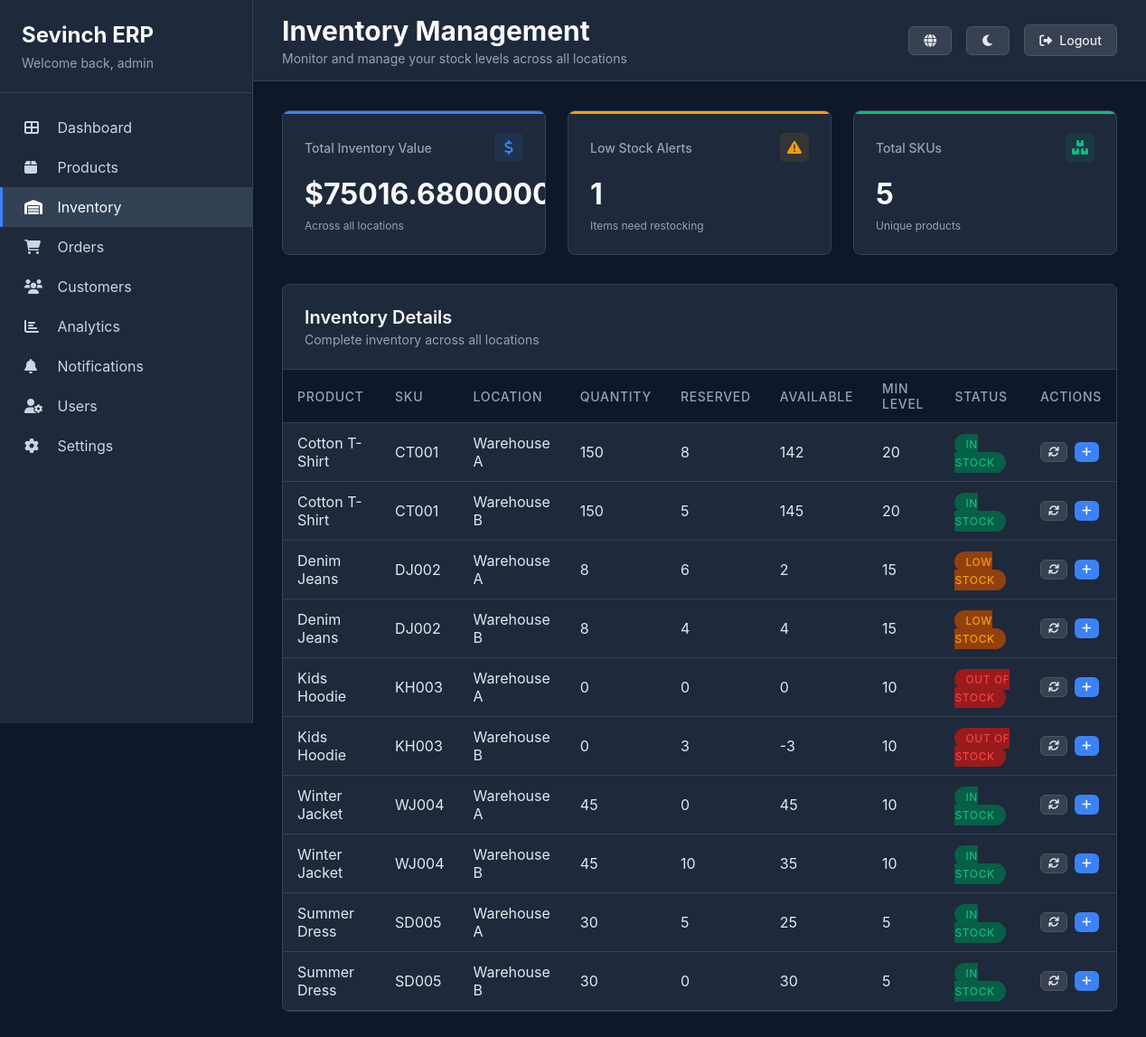
Screenshot of /inventory/ (signed in) with the database file from the repository.
### erp_app/models.py (models this page shows, shortened)
class Inventory(models.Model):
    product = models.ForeignKey(Product, on_delete=models.CASCADE)
    location = models.CharField(max_length=100)
    quantity = models.IntegerField()
    reserved = models.IntegerField(default=0)
    available = models.IntegerField()
    min_level = models.IntegerField(default=20)

class Product(models.Model):
    FABRIC_CHOICES = [
        ('cotton', 'Cotton'),
        ('denim', 'Denim'),
        ('cotton_blend', 'Cotton Blend'),
        ('polyester', 'Polyester'),
        ('wool', 'Wool'),
    ]
    SIZE_CHOICES = [
        ('XS', 'Extra Small'),
        ('S', 'Small'),
        ('M', 'Medium'),
        ('L', 'Large'),
        ('XL', 'Extra Large'),
        ('XXL', 'Double Extra Large'),
    ]
    STATUS_CHOICES = [
        ('in_stock', 'In Stock'),
        ('low_stock', 'Low Stock'),
        ('out_of_stock', 'Out of Stock'),
    ]
    name = models.CharField(max_length=200)
    sku = models.CharField(max_length=50, unique=True)
    category = models.ForeignKey(Category, on_delete=models.CASCADE)
    price = models.DecimalField(max_digits=10, decimal_places=2)
    stock_quantity = models.IntegerField(default=0)
    size = models.CharField(max_length=3, choices=SIZE_CHOICES)
    color = models.CharField(max_length=50)
    fabric = models.CharField(max_length=20, choices=FABRIC_CHOICES)
    status = models.CharField(max_length=20, choices=STATUS_CHOICES, default='in_stock')
    min_stock_level = models.IntegerField(default=10)
    created_at = models.DateTimeField(auto_now_add=True)
    updated_at = models.DateTimeField(auto_now=True)

### erp_app/views.py (the view)
# urls.py: path('inventory/', views.inventory, name='inventory'),
@login_required
def inventory(request):
    total_inventory_value = Product.objects.aggregate(
        total=Sum('price') * Sum('stock_quantity')
    )['total'] or 0
    low_stock_alerts = Product.objects.filter(status='low_stock').count()
    total_skus = Product.objects.count()
    inventory_items = Inventory.objects.all()
    context = {
        'total_inventory_value': total_inventory_value,
        'low_stock_alerts': low_stock_alerts,
        'total_skus': total_skus,
        'inventory_items': inventory_items,
        'page_title': 'Inventory Management',
    }
    return render(request, 'inventory.html', context)

### templates/inventory.html (shortened to what this page needs)
{% extends 'base.html' %}
{% block page_subtitle %}Monitor and manage your stock levels across all locations{% endblock %}
{% block content %}
<div class="stats-grid">
    <div class="stat-card" style="--accent-color: #3b82f6;">
        <div class="stat-header">
            <span class="stat-title">Total Inventory Value</span>
            <div class="stat-icon" style="background: rgba(59, 130, 246, 0.1); color: #3b82f6;">
                <i class="fas fa-dollar-sign"></i>
            </div>
        </div>
        <div class="stat-value">${{ total_inventory_value|default:"3,950" }}</div>
        <div class="stat-change">Across all locations</div>
    </div>
    <div class="stat-card" style="--accent-color: #f59e0b;">
        <div class="stat-header">
            <span class="stat-title">Low Stock Alerts</span>
            <div class="stat-icon" style="background: rgba(245, 158, 11, 0.1); color: #f59e0b;">
                <i class="fas fa-exclamation-triangle"></i>
            </div>
        </div>
        <div class="stat-value">{{ low_stock_alerts|default:"1" }}</div>
        <div class="stat-change">Items need restocking</div>
    </div>
    <div class="stat-card" style="--accent-color: #10b981;">
        <div class="stat-header">
            <span class="stat-title">Total SKUs</span>
            <div class="stat-icon" style="background: rgba(16, 185, 129, 0.1); color: #10b981;">
                <i class="fas fa-boxes"></i>
            </div>
        </div>
        <div class="stat-value">{{ total_skus|default:"2" }}</div>
        <div class="stat-change">Unique products</div>
    </div>
</div>
<div class="card">
    <div class="card-header">
        <div>
            <h2 class="card-title">Inventory Details</h2>
            <p class="card-subtitle">Complete inventory across all locations</p>
        </div>
    </div>
    <div class="table-container">
        <table class="table">
            <thead>
                <tr>
                    <th>Product</th>
                    <th>SKU</th>
                    <th>Location</th>
                    <th>Quantity</th>
                    <th>Reserved</th>
                    <th>Available</th>
                    <th>Min Level</th>
                    <th>Status</th>
                    <th>Actions</th>
                </tr>
            </thead>
            <tbody>
                {% for item in inventory_items %}
                <tr>
                    <td>{{ item.product.name }}</td>
                    <td>{{ item.product.sku }}</td>
                    <td>{{ item.location }}</td>
                    <td>{{ item.quantity }}</td>
                    <td>{{ item.reserved }}</td>
                    <td>{{ item.available }}</td>
                    <td>{{ item.min_level }}</td>
                    <td>
                        {% if item.available > item.min_level %}
                            <span class="badge badge-success">In Stock</span>
                        {% elif item.available <= 0 %}
                            <span class="badge badge-danger">Out of Stock</span>
                        {% else %}
                            <span class="badge badge-warning">Low Stock</span>
                        {% endif %}
                    </td>
                    <td>
                        <div style="display: flex; gap: 0.5rem;">
                            <button class="btn btn-secondary" style="padding: 0.25rem 0.5rem; font-size: 0.75rem;">
                                <i class="fas fa-sync"></i>
                            </button>
                            <button class="btn btn-primary" style="padding: 0.25rem 0.5rem; font-size: 0.75rem;">
                                <i class="fas fa-plus"></i>
                            </button>
                        </div>
                    </td>
                </tr>
                {% endfor %}
            </tbody>
        </table>
    </div>
</div>
{% endblock %}

### templates/base.html (shortened to what this page needs)
<!DOCTYPE html>
<html lang="en">
<head>
    <link href="https://cdnjs.cloudflare.com/ajax/libs/font-awesome/6.0.0/css/all.min.css" rel="stylesheet">
</head>
<body>
    <div class="app-container">
        {% if user.is_authenticated %}
        <nav class="sidebar">
            <div class="sidebar-header">
                <div class="logo">Sevinch ERP</div>
                <div class="logo-subtitle">Welcome back, {{ user.first_name|default:user.username }}</div>
            </div>
            <div class="nav-menu">
                <a href="{% url 'dashboard' %}" class="nav-item {% if request.resolver_match.url_name == 'dashboard' %}active{% endif %}">
                    <i class="fas fa-th-large"></i> Dashboard
                </a>
                <a href="{% url 'products' %}" class="nav-item {% if request.resolver_match.url_name == 'products' %}active{% endif %}">
                    <i class="fas fa-box"></i> Products
                </a>
                <a href="{% url 'inventory' %}" class="nav-item {% if request.resolver_match.url_name == 'inventory' %}active{% endif %}">
                    <i class="fas fa-warehouse"></i> Inventory
                </a>
                <a href="{% url 'orders' %}" class="nav-item {% if request.resolver_match.url_name == 'orders' %}active{% endif %}">
                    <i class="fas fa-shopping-cart"></i> Orders
                </a>
                <a href="{% url 'customers' %}" class="nav-item {% if request.resolver_match.url_name == 'customers' %}active{% endif %}">
                    <i class="fas fa-users"></i> Customers
                </a>
                <a href="{% url 'analytics' %}" class="nav-item {% if request.resolver_match.url_name == 'analytics' %}active{% endif %}">
                    <i class="fas fa-chart-bar"></i> Analytics
                </a>
                <a href="{% url 'notifications' %}" class="nav-item {% if request.resolver_match.url_name == 'notifications' %}active{% endif %}">
                    <i class="fas fa-bell"></i> Notifications
                </a>
                <a href="{% url 'users' %}" class="nav-item {% if request.resolver_match.url_name == 'users' %}active{% endif %}">
                    <i class="fas fa-user-cog"></i> Users
                </a>
                <a href="{% url 'settings' %}" class="nav-item {% if request.resolver_match.url_name == 'settings' %}active{% endif %}">
                    <i class="fas fa-cog"></i> Settings
                </a>
            </div>
        </nav>
        {% endif %}
        <main class="main-content">
            {% if user.is_authenticated %}
            <header class="header">
                <div>
                    <h1 class="header-title">{% block page_title %}{{ page_title }}{% endblock %}</h1>
                    <p class="header-subtitle">{% block page_subtitle %}{% endblock %}</p>
                </div>
                <div class="header-actions">
                    <button class="btn btn-secondary">
                        <i class="fas fa-globe"></i>
                    </button>
                    <button class="btn btn-secondary">
                        <i class="fas fa-moon"></i>
                    </button>
                    <a href="{% url 'logout' %}" class="btn btn-secondary">
                        <i class="fas fa-sign-out-alt"></i> Logout
                    </a>
                </div>
            </header>
            {% endif %}
            <div class="content">
                {% block content %}{% endblock %}
            </div>
        </main>
    </div>
</body>
</html>

### templates/base.html (style rules this page uses)
* { margin: 0; padding: 0; box-sizing: border-box; }
body { font-family: -apple-system, BlinkMacSystemFont, 'Segoe UI', Roboto, sans-serif; background: #0f172a; color: #e2e8f0; overflow-x: hidden; }
.app-container { display: flex; min-height: 100vh; }
.sidebar { width: 280px; background: #1e293b; border-right: 1px solid #334155; position: fixed; height: 100vh; overflow-y: auto; }
.sidebar-header { padding: 1.5rem; border-bottom: 1px solid #334155; }
.logo { font-size: 1.5rem; font-weight: 700; color: #f8fafc; margin-bottom: 0.5rem; }
.logo-subtitle { font-size: 0.875rem; color: #94a3b8; }
.nav-menu { padding: 1rem 0; }
.nav-item { display: block; padding: 0.75rem 1.5rem; color: #cbd5e1; text-decoration: none; transition: all 0.2s; border-left: 3px solid transparent; }
.nav-item:hover, .nav-item.active { background: #334155; color: #f8fafc; border-left-color: #3b82f6; }
.nav-item i { width: 20px; margin-right: 0.75rem; }
.main-content { flex: 1; margin-left: 280px; background: #0f172a; }
.header { background: #1e293b; border-bottom: 1px solid #334155; padding: 1rem 2rem; display: flex; justify-content: space-between; align-items: center; }
.header-title { font-size: 1.875rem; font-weight: 700; color: #f8fafc; }
.header-subtitle { font-size: 0.875rem; color: #94a3b8; margin-top: 0.25rem; }
.header-actions { display: flex; align-items: center; gap: 1rem; }
.btn { padding: 0.5rem 1rem; border: none; border-radius: 0.375rem; font-size: 0.875rem; font-weight: 500; cursor: pointer; text-decoration: none; display: inline-flex; align-items: center; gap: 0.5rem; transition: all 0.2s; }
.btn-primary { background: #3b82f6; color: white; }
.btn-secondary { background: #374151; color: #e5e7eb; border: 1px solid #4b5563; }
.content { padding: 2rem; }
.stats-grid { display: grid; grid-template-columns: repeat(auto-fit, minmax(250px, 1fr)); gap: 1.5rem; margin-bottom: 2rem; }
.stat-card { background: #1e293b; border: 1px solid #334155; border-radius: 0.5rem; padding: 1.5rem; position: relative; overflow: hidden; }
.stat-card::before { content: ''; position: absolute; top: 0; left: 0; right: 0; height: 3px; background: var(--accent-color, #3b82f6); }
.stat-header { display: flex; justify-content: space-between; align-items: center; margin-bottom: 1rem; }
.stat-title { font-size: 0.875rem; color: #94a3b8; font-weight: 500; }
.stat-icon { width: 2rem; height: 2rem; border-radius: 0.375rem; display: flex; align-items: center; justify-content: center; font-size: 1rem; }
.stat-value { font-size: 2rem; font-weight: 700; color: #f8fafc; margin-bottom: 0.5rem; }
.stat-change { font-size: 0.75rem; color: #94a3b8; }
.card { background: #1e293b; border: 1px solid #334155; border-radius: 0.5rem; overflow: hidden; }
.card-header { padding: 1.5rem; border-bottom: 1px solid #334155; display: flex; justify-content: space-between; align-items: center; }
.card-title { font-size: 1.25rem; font-weight: 600; color: #f8fafc; }
.card-subtitle { font-size: 0.875rem; color: #94a3b8; margin-top: 0.25rem; }
.table-container { overflow-x: auto; }
.table { width: 100%; border-collapse: collapse; }
.table th, .table td { padding: 0.75rem 1rem; text-align: left; border-bottom: 1px solid #334155; }
.table th { background: #0f172a; font-weight: 500; color: #94a3b8; font-size: 0.875rem; text-transform: uppercase; letter-spacing: 0.05em; }
.table td { color: #e2e8f0; }
.badge { padding: 0.25rem 0.75rem; border-radius: 9999px; font-size: 0.75rem; font-weight: 500; text-transform: uppercase; letter-spacing: 0.05em; }
.badge-success { background: #065f46; color: #10b981; }
.badge-warning { background: #92400e; color: #f59e0b; }
.badge-danger { background: #991b1b; color: #ef4444; }

### rows the page displays
Inventory: product.name "Cotton T-Shirt", product.sku "CT001", location "Warehouse A", quantity "150", reserved "8", available "142", min_level "20", shows "IN STOCK"
Inventory: product.name "Cotton T-Shirt", product.sku "CT001", location "Warehouse B", quantity "150", reserved "5", available "145", min_level "20", shows "IN STOCK"
Inventory: product.name "Denim Jeans", product.sku "DJ002", location "Warehouse A", quantity "8", reserved "6", available "2", min_level "15", shows "LOW STOCK"
Inventory: product.name "Denim Jeans", product.sku "DJ002", location "Warehouse B", quantity "8", reserved "4", available "4", min_level "15", shows "LOW STOCK"
Inventory: product.name "Kids Hoodie", product.sku "KH003", location "Warehouse A", quantity "0", reserved "0", available "0", min_level "10", shows "OUT OF STOCK"
Inventory: product.name "Kids Hoodie", product.sku "KH003", location "Warehouse B", quantity "0", reserved "3", available "-3", min_level "10", shows "OUT OF STOCK"
Inventory: product.name "Winter Jacket", product.sku "WJ004", location "Warehouse A", quantity "45", reserved "0", available "45", min_level "10", shows "IN STOCK"
Inventory: product.name "Winter Jacket", product.sku "WJ004", location "Warehouse B", quantity "45", reserved "10", available "35", min_level "10", shows "IN STOCK"
Inventory: product.name "Summer Dress", product.sku "SD005", location "Warehouse A", quantity "30", reserved "5", available "25", min_level "5", shows "IN STOCK"
Inventory: product.name "Summer Dress", product.sku "SD005", location "Warehouse B", quantity "30", reserved "0", available "30", min_level "5", shows "IN STOCK"

### other values shown
{{ user.first_name|default:user.username }} "admin"
{{ page_title }} "Inventory Management"
{{ low_stock_alerts|default:"1" }} "1"
{{ total_skus|default:"2" }} "5"
